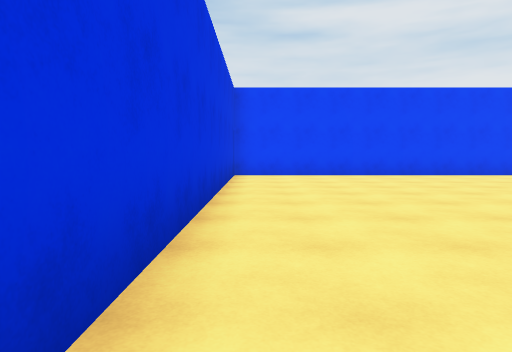
View 1 (above)

23 first-person views from a walk through a scene from a Unity 3-D project. The camera is 1.3 m above the floor, tilts 4° down and sees 75° across. The floor is counted in squares, 2 m on a side. Each view is taken from the middle of a square. On the plan, view 1 faces up. The plan holds only what a view shows up to about 10 squares ahead; the rest is blank. The place goes on beyond the plan.

View 2
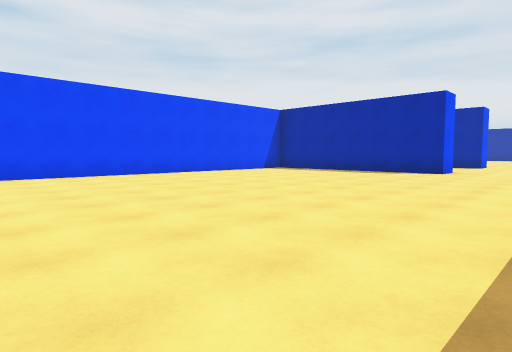

View 3
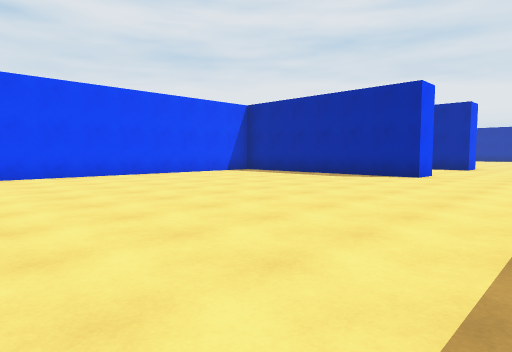

View 4
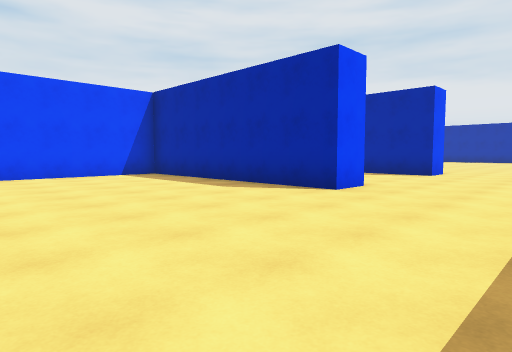

View 5
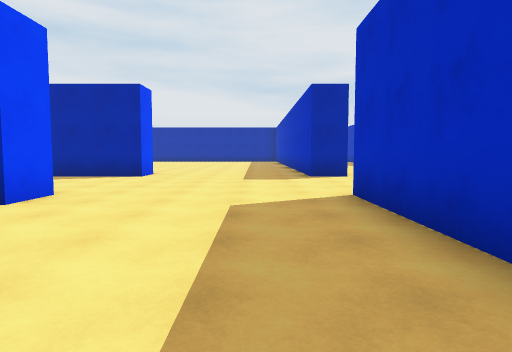

View 6
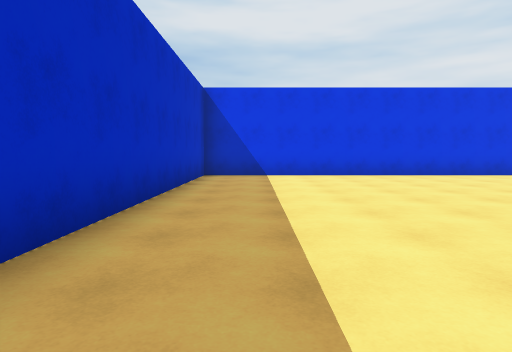

View 7
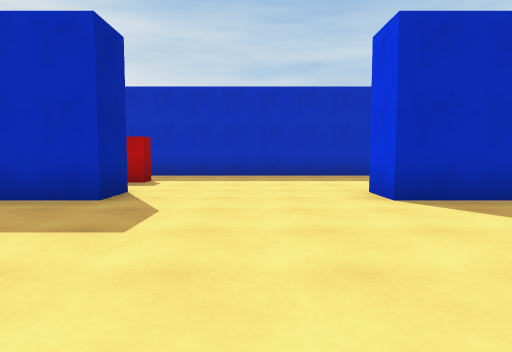

View 8
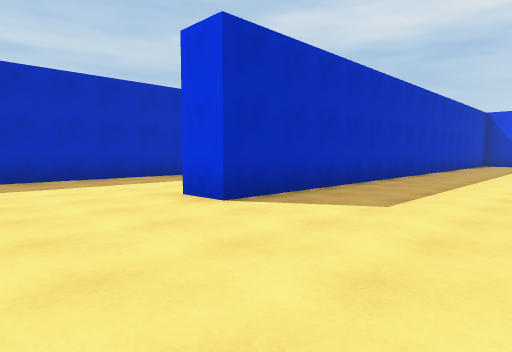

View 9
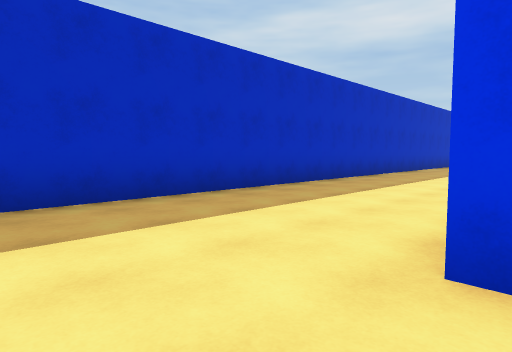

View 10
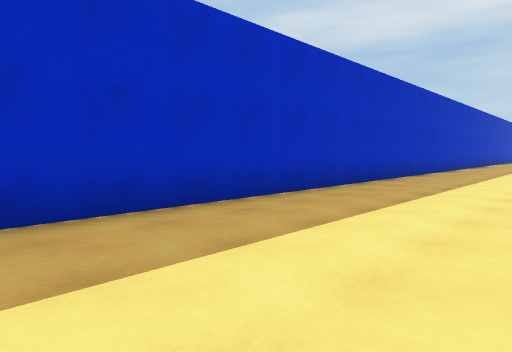

View 11
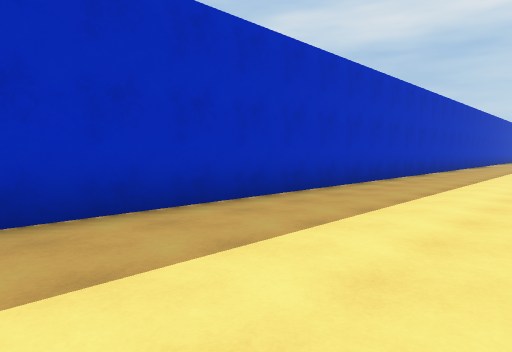

View 12
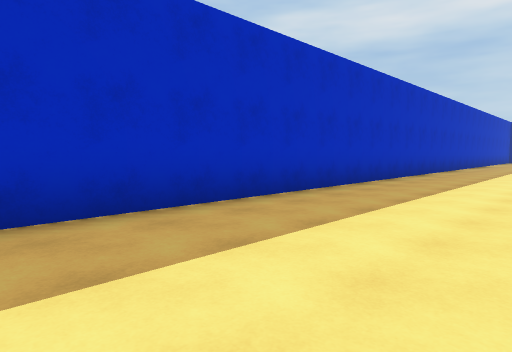

View 13
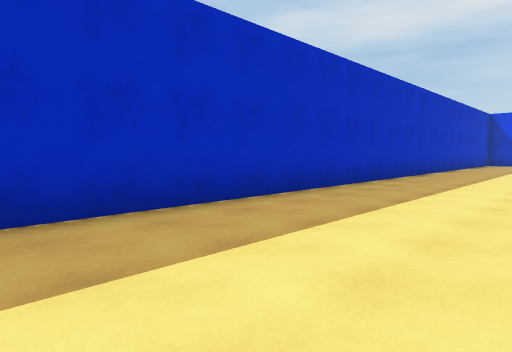

View 14
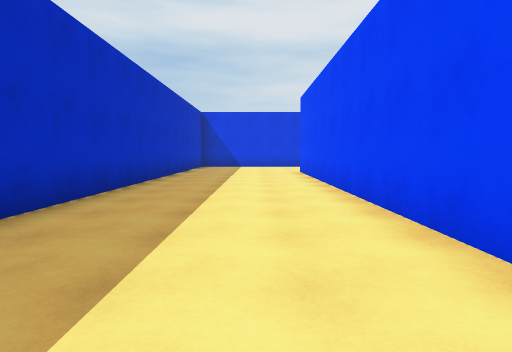

View 15
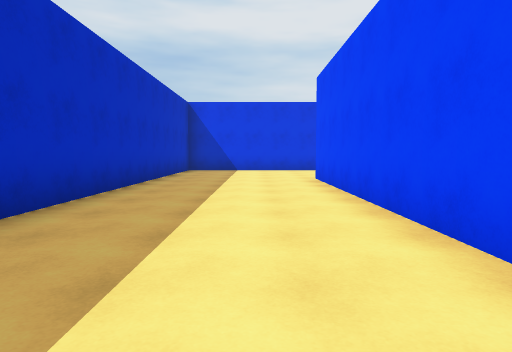

View 16
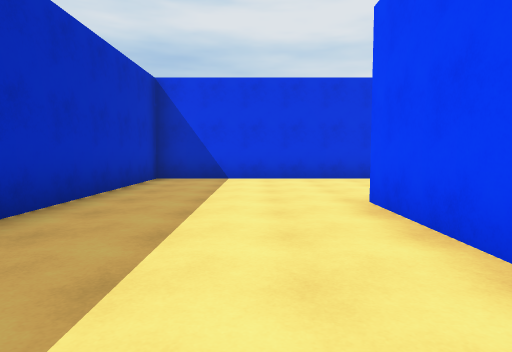

View 17
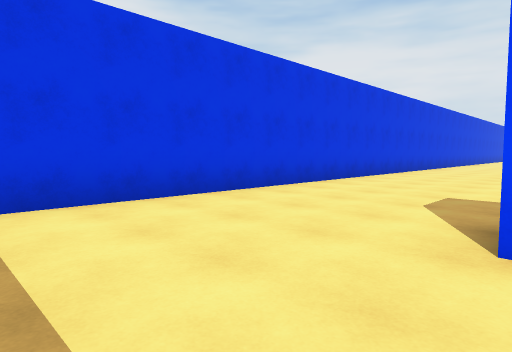

View 18
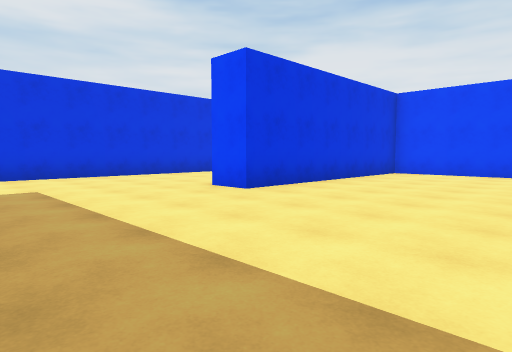

View 19
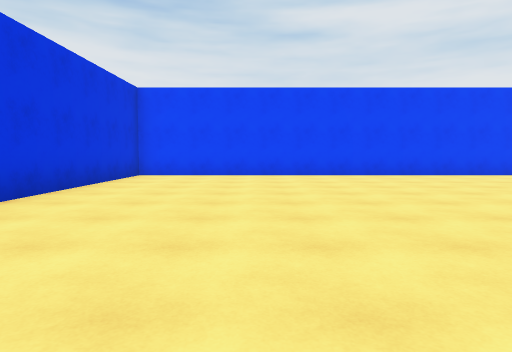

View 20
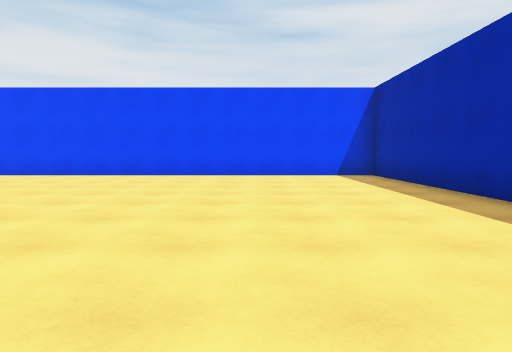

View 21
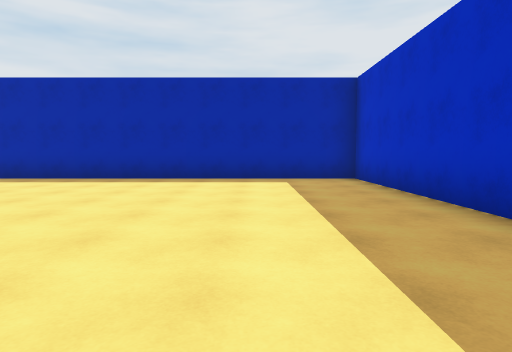

View 22
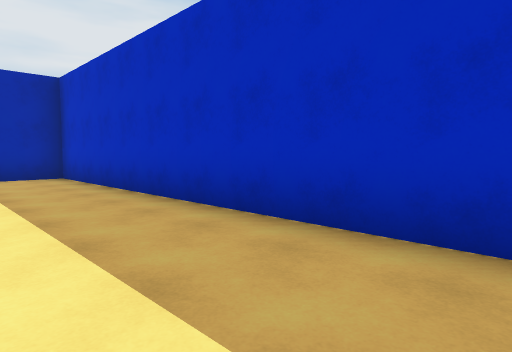

View 23
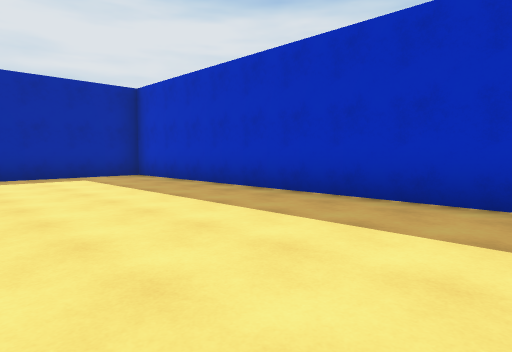

### Floor plan
Points are (right, up) in squares from view 1. A wall is a line through its corners. A room is listed if a view was taken in it or the views show most of it. See-through windows are left out.
Room 1 (views 1, 2, 3, 4, 5, 6, 7, 8, 9)
walls: (15.2, 3.1) (14.1, 3.1) (14.1, 9.1); (13.6, 9.6) (-0.6, 9.6) (-0.6, -1.5) (15.1, -1.5) (15.1, -2.5); (20.1, 3.1) (19.1, 3.1); (19.1, -2.6) (19.1, -1.5) (20.5, -1.5); (16.5, -6.5) (20, -6.5)
ways out: opening at (15.8, -4.5) to room 2; opening at (17, 3.7)
objects: red block (20, -4)
Room 2 (views 10, 11, 12, 13, 14, 15, 16, 17, 18, 19, 20, 21, 22, 23)
walls: (-7.9, -2.5) (-17.4, -2.5); (-10.8, -1.5) (-1.6, -1.5) (-1.6, 9.6) (-16.4, 9.6) (-16.4, 3.1) (-17.4, 3.1); (-21.4, 2.4) (-21.4, -6.5) (16.5, -6.5)
ways out: opening at (15.8, -4.5) to room 1; opening at (-19.5, 3.2)

Positions as (right, up) in squares from view 1, and headings:
1: (0, 0), facing up
2: (3, 0), facing up-right
3: (5, 0), facing up-right
4: (9, 0), facing up-right
5: (10, 0), facing right
6: (9, 0), facing left
7: (17, 3), facing down
8: (18, 2), facing down-left
9: (17, -2), facing down-left
10: (13, -3), facing down-left
11: (8, -3), facing down-left
12: (4, -3), facing down-left
13: (-2, -3), facing down-left
14: (-6, -4), facing left
15: (-9, -4), facing left
16: (-13, -4), facing left
17: (-17, -5), facing up-left
18: (-12, -1), facing up-left
19: (-13, 0), facing up
20: (-5, 0), facing up
21: (-10, 1), facing right
22: (-11, 1), facing down-right
23: (-11, 3), facing down-right
